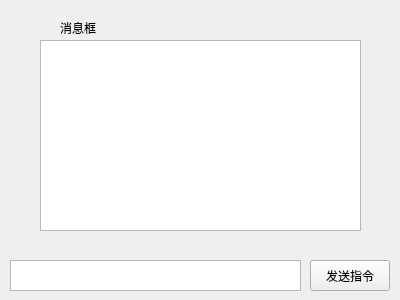
<?xml version="1.0" encoding="UTF-8"?>
<ui version="4.0">
 <class>ServerWidget</class>
 <widget class="QWidget" name="ServerWidget">
  <property name="geometry">
   <rect>
    <x>0</x>
    <y>0</y>
    <width>400</width>
    <height>300</height>
   </rect>
  </property>
  <property name="windowTitle">
   <string>服务端控制台</string>
  </property>
  <widget class="QLabel" name="label">
   <property name="geometry">
    <rect>
     <x>60</x>
     <y>20</y>
     <width>54</width>
     <height>16</height>
    </rect>
   </property>
   <property name="text">
    <string>消息框</string>
   </property>
  </widget>
  <widget class="QTextBrowser" name="textBrowser">
   <property name="geometry">
    <rect>
     <x>40</x>
     <y>40</y>
     <width>321</width>
     <height>191</height>
    </rect>
   </property>
   <property name="html">
    <string>&lt;!DOCTYPE HTML PUBLIC &quot;-//W3C//DTD HTML 4.0//EN&quot; &quot;http://www.w3.org/TR/REC-html40/strict.dtd&quot;&gt;
&lt;html&gt;&lt;head&gt;&lt;meta name=&quot;qrichtext&quot; content=&quot;1&quot; /&gt;&lt;meta charset=&quot;utf-8&quot; /&gt;&lt;style type=&quot;text/css&quot;&gt;
p, li { white-space: pre-wrap; }
&lt;/style&gt;&lt;/head&gt;&lt;body style=&quot; font-family:'Microsoft YaHei UI'; font-size:9pt; font-weight:400; font-style:normal;&quot;&gt;
&lt;p style=&quot;-qt-paragraph-type:empty; margin-top:0px; margin-bottom:0px; margin-left:0px; margin-right:0px; -qt-block-indent:0; text-indent:0px;&quot;&gt;&lt;br /&gt;&lt;/p&gt;&lt;/body&gt;&lt;/html&gt;</string>
   </property>
  </widget>
  <widget class="QTextEdit" name="textEdit">
   <property name="geometry">
    <rect>
     <x>10</x>
     <y>260</y>
     <width>291</width>
     <height>31</height>
    </rect>
   </property>
  </widget>
  <widget class="QPushButton" name="pushButton">
   <property name="geometry">
    <rect>
     <x>310</x>
     <y>260</y>
     <width>80</width>
     <height>31</height>
    </rect>
   </property>
   <property name="text">
    <string>发送指令</string>
   </property>
  </widget>
 </widget>
 <resources/>
 <connections>
  <connection>
   <sender>pushButton</sender>
   <signal>clicked()</signal>
   <receiver>ServerWidget</receiver>
   <slot>__receiveCommand()</slot>
   <hints>
    <hint type="sourcelabel">
     <x>339</x>
     <y>270</y>
    </hint>
    <hint type="destinationlabel">
     <x>292</x>
     <y>231</y>
    </hint>
   </hints>
  </connection>
 </connections>
 <slots>
  <slot>__receiveCommand()</slot>
 </slots>
</ui>
